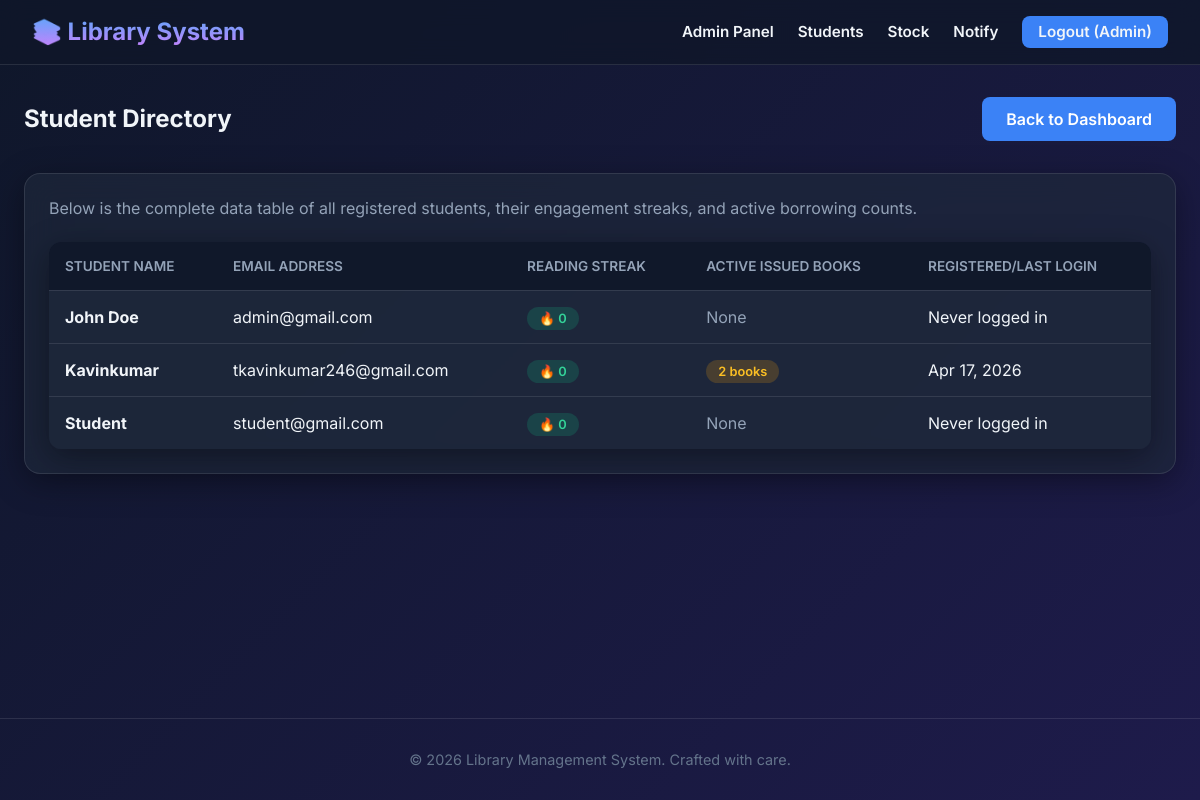
Page /admin/manage_students.php (signed in) on the committed database.
### tables this page shows
CREATE TABLE `users` (
  `id` int(11) NOT NULL AUTO_INCREMENT,
  `name` varchar(100) DEFAULT NULL,
  `email` varchar(100) DEFAULT NULL,
  `password` varchar(255) DEFAULT NULL,
  `role` enum('admin','librarian','student') DEFAULT NULL,
  `reading_streak` int(11) DEFAULT 0,
  `last_login_date` date DEFAULT NULL,
  PRIMARY KEY (`id`)
);

### admin/manage_students.php (the view, shortened to what this page needs)
<?php
include("../config/db.php");
include("../includes/header.php");
?>
<div style="display: flex; justify-content: space-between; align-items: center; margin-bottom: 2rem;">
    <h2>Student Directory</h2>
    <a href="dashboard.php" class="btn">Back to Dashboard</a>
</div>
<div class="card" style="padding: 1.5rem;">
    <p style="margin-bottom: 1.5rem; color: #94a3b8;">Below is the complete data table of all registered students, their engagement streaks, and active borrowing counts.</p>
    <table class="table-premium">
        <thead>
            <tr>
                <th>Student Name</th>
                <th>Email Address</th>
                <th>Reading Streak</th>
                <th>Active Issued Books</th>
                <th>Registered/Last Login</th>
            </tr>
        </thead>
        <tbody>
            <?php
            $query = "
                SELECT u.id, u.name, u.email, u.reading_streak, u.last_login_date,
                (SELECT COUNT(*) FROM book_issues bi WHERE bi.user_id = u.id AND bi.return_date IS NULL) as active_issues
                FROM users u
                WHERE u.role = 'student'
                ORDER BY u.name ASC
            ";
            $res = $conn->query($query);
            if($res->num_rows > 0):
                while($row=$res->fetch_assoc()):
            ?>
                <tr>
                    <td><strong><?php echo htmlspecialchars($row['name']); ?></strong></td>
                    <td><?php echo htmlspecialchars($row['email']); ?></td>
                    <td><span class="badge success">🔥 <?php echo $row['reading_streak']; ?></span></td>
                    <td>
                        <?php if($row['active_issues'] > 0): ?>
                            <span class="badge warning"><?php echo $row['active_issues']; ?> books</span>
                        <?php else: ?>
                            <span style="color: #94a3b8;">None</span>
                        <?php endif; ?>
                    </td>
                    <td>
                        <?php echo $row['last_login_date'] ? date('M d, Y', strtotime($row['last_login_date'])) : 'Never logged in'; ?>
                    </td>
                </tr>
            <?php
                endwhile;
            else:
            ?>
                <tr>
                    <td colspan="5" style="text-align: center; padding: 2rem; color: #94a3b8;">No students registered yet.</td>
                </tr>
            <?php endif; ?>
        </tbody>
    </table>
</div>
<?php include("../includes/footer.php"); ?>

### includes/style.css (style rules this page uses)
:root { --bg-color: #0f172a; --text-color: #f1f5f9; --primary-color: #3b82f6; --primary-hover: #2563eb; --card-bg: rgba(30, 41, 59, 0.7); --border-color: rgba(255, 255, 255, 0.1); --glass-shadow: 0 8px 32px 0 rgba(0, 0, 0, 0.37); --success: #10b981; --danger: #ef4444; }
* { margin: 0; padding: 0; box-sizing: border-box; }
body { font-family: 'Inter', sans-serif; background: linear-gradient(135deg, #0f172a 0%, #1e1b4b 100%); color: var(--text-color); min-height: 100vh; display: flex; flex-direction: column; }
.card, form { background: var(--card-bg); backdrop-filter: blur(16px); border: 1px solid var(--border-color); border-radius: 16px; padding: 2rem; box-shadow: var(--glass-shadow); margin-bottom: 2rem; animation: fadeIn 0.5s ease-out; }
button, .btn { display: inline-block; background: var(--primary-color); color: white; border: none; padding: 0.75rem 1.5rem; border-radius: 8px; font-weight: 600; cursor: pointer; text-decoration: none; transition: background 0.3s, transform 0.1s; font-size: 1rem; }
.table-premium { width: 100%; border-collapse: collapse; margin-top: 1rem; background: var(--card-bg); border-radius: 12px; overflow: hidden; box-shadow: var(--glass-shadow); }
.table-premium th, .table-premium td { padding: 1rem; text-align: left; border-bottom: 1px solid var(--border-color); }
.table-premium th { background: rgba(15, 23, 42, 0.9); font-weight: 600; color: #94a3b8; text-transform: uppercase; font-size: 0.85rem; }
.table-premium tr:last-child td { border-bottom: none; }
.badge { padding: 0.25rem 0.75rem; border-radius: 9999px; font-size: 0.8rem; font-weight: 600; }
.badge.success { background: rgba(16, 185, 129, 0.2); color: #34d399; }
.badge.warning { background: rgba(245, 158, 11, 0.2); color: #fbbf24; }

### rows in the picture
users: name "John Doe", email "admin@gmail.com", reading_streak "0", shows "None", shows "Never logged in"
users: name "Kavinkumar", email "tkavinkumar246@gmail.com", reading_streak "0", active_issues "2", last_login_date "Apr 17, 2026"
users: name "Student", email "student@gmail.com", reading_streak "0", shows "None", shows "Never logged in"

### other values in the picture
$_SESSION['user']['name'] "Admin"
